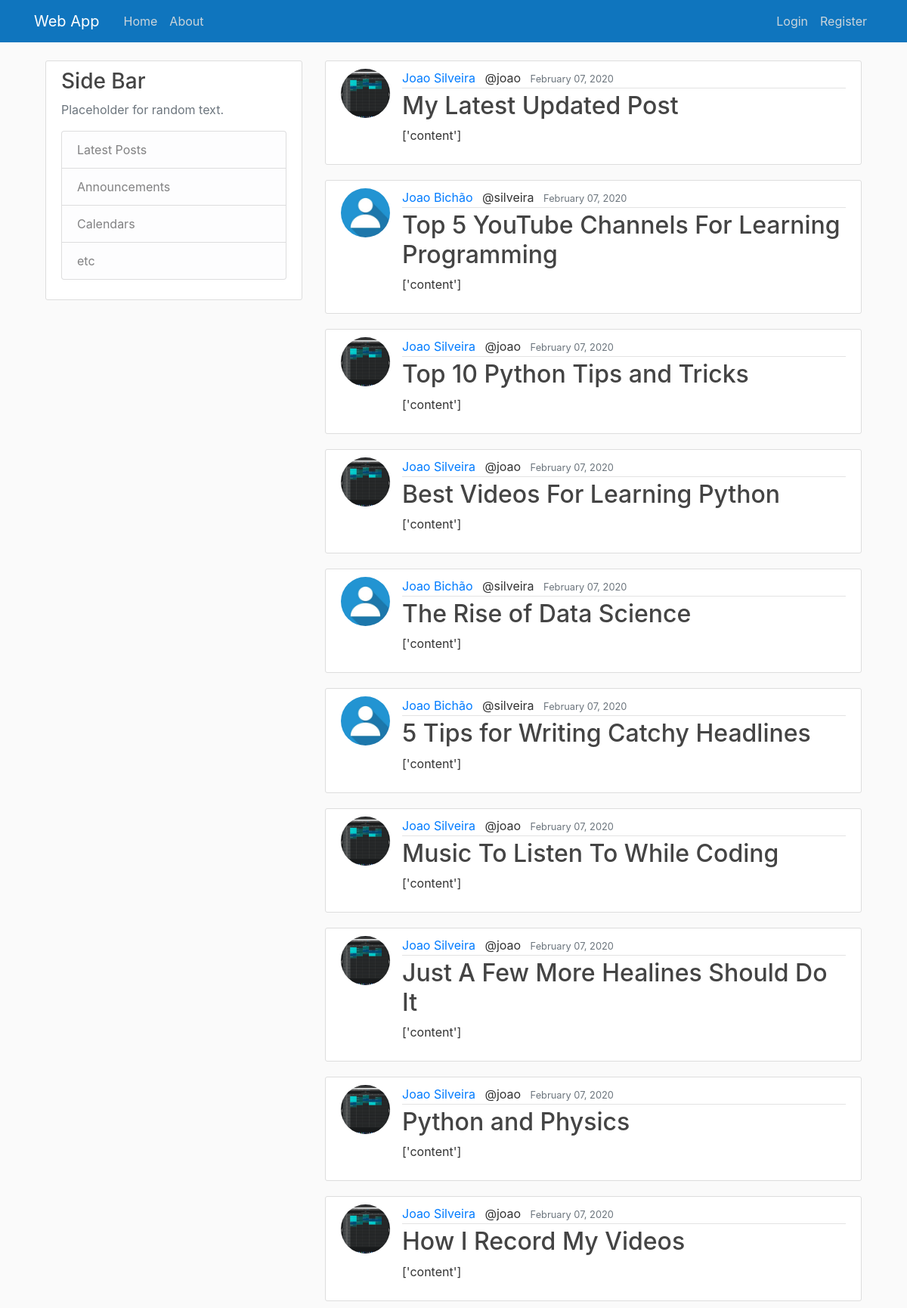
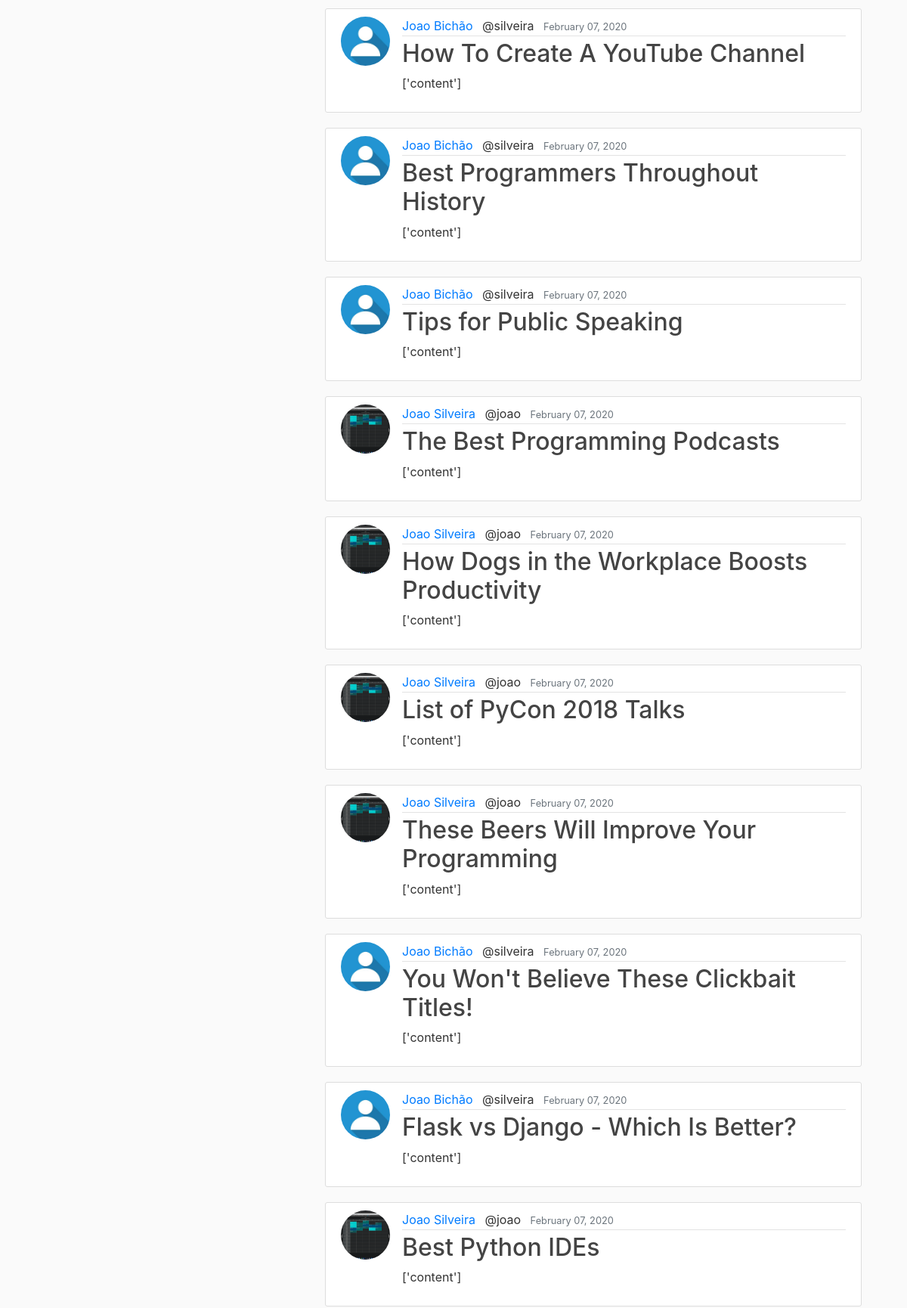
Screenshot of /blog/ (upper part) with the database file from the repository (2 pictures, top to bottom).
### blog/models.py (models this page shows, shortened)
class Post(models.Model):
    title = models.CharField(max_length=100)
    content = models.TextField()
    date_posted = models.DateTimeField(default=timezone.now)
    author = models.ForeignKey(User, on_delete=models.CASCADE)

### users/models.py (models this page shows, shortened)
class Profile(models.Model):
    user = models.OneToOneField(User, on_delete=models.CASCADE)
    image = models.ImageField(default='default.jpg', upload_to='profile_pics')
    biography = models.CharField(max_length=250, default='', blank=True, null=True)
    display_name = models.CharField(max_length=20, default="display_name")

### blog/views.py (the view)
# urls.py: path('', PostListView.as_view(), name='blog-home'),
class PostListView(ListView):
    model = Post
    template_name = 'blog/home.html'
    context_object_name = 'posts'
    ordering = ['-date_posted']

### blog/templates/blog/home.html
{% extends 'blog/base.html' %}
{% block content %}
    {% for post in posts %}
    <article class="media content-section">
        <a href="#">
            <img src="{{ post.author.profile.image.url }}" class="rounded-circle article-img">
        </a>
        <div class="media-body">
        <div class="article-metadata">
            <a class="mr-2" href="#">{{ post.author.profile.display_name }}</a>
            <a class="mr-2" >@{{ post.author.username }}</a>
            <small class="text-muted">{{ post.date_posted|date:"F d, Y"}}</small>
        </div>
        <h2><a class="article-title" href="{% url 'post-detail' post.id %}">{{ post.title }}</a></h2>
        <p class="article-content">{{ post.content }}</p>
        </div>
    </article>
    {% endfor %}
{% endblock %}

### blog/templates/blog/base.html (shortened to what this page needs)
{% load static %}
<!doctype html>
<html lang="en">
  <head>
    <link rel="stylesheet" href="https://stackpath.bootstrapcdn.com/bootstrap/4.4.1/css/bootstrap.min.css">
    <link rel="stylesheet" type="text/css" href="{% static 'blog/main.css' %}">
  </head>
  {% include 'blog/navbar.html' %}
  <body>
    <div class="container">
        <main role="main" class="container">
          <div class="row">
            <div class="col-md-4">
              <div class="content-section">
                <h3>Side Bar</h3>
                <p class='text-muted'>Placeholder for random text.
                  <ul class="list-group">
                    <li class="list-group-item list-group-item-light">Latest Posts</li>
                    <li class="list-group-item list-group-item-light">Announcements</li>
                    <li class="list-group-item list-group-item-light">Calendars</li>
                    <li class="list-group-item list-group-item-light">etc</li>
                  </ul>
                </p>
              </div>
            </div>
            <div class="col-md-8">
              {% block content %}{% endblock %}
            </div>
          </div>
        </main>
    </div>
  </body>
</html>

### blog/templates/blog/navbar.html (shortened to what this page needs)
<header class="site-header">
  <nav class="navbar navbar-expand-md navbar-dark bg-steel fixed-top">
    <div class="container">
      <a class="navbar-brand mr-4" href="{% url 'blog-home' %}">Web App</a>
      <div class="collapse navbar-collapse" id="navbarToggle">
        <div class="navbar-nav mr-auto">
          <a class="nav-item nav-link" href="{% url 'blog-home' %}">Home</a>
          <a class="nav-item nav-link" href="{% url 'blog-about' %}">About</a>
        </div>
        <div class="navbar-nav">
        {% if user.is_authenticated %}
          <a class="nav-item nav-link" href="{% url 'post-create' %}">New Post</a>
          <a class="nav-item nav-link" href="{% url 'settings-profile' %}">Profile</a>
          <a class="nav-item nav-link" href="{% url 'logout' %}">Logout</a>
        {% else %}
          <a class="nav-item nav-link" href="{% url 'login' %}">Login</a>
          <a class="nav-item nav-link" href="{% url 'register' %}">Register</a>
        {% endif %}
        </div>
      </div>
    </div>
  </nav>
</header>

### blog/static/blog/main.css (style rules this page uses)
body { background: #fafafa; color: #333333; margin-top: 5rem; }
h1, h2, h3, h4, h5, h6 { color: #444444; }
ul { margin: 0; }
.bg-steel { background-color: #0f75be; }
.site-header .navbar-nav .nav-link { color: #cbd5db; }
.content-section { background: #ffffff; padding: 10px 20px; border: 1px solid #dddddd; border-radius: 3px; margin-bottom: 20px; }
.article-title { color: #444444; }
.article-content { white-space: pre-line; }
.article-img { height: 65px; width: 65px; margin-right: 16px; }
.article-metadata { padding-bottom: 1px; margin-bottom: 4px; border-bottom: 1px solid #e3e3e3 }

### rows the page displays
Post: author.profile.image (picture), author.profile.display_name "Joao Silveira", author.username "joao", date_posted "February 07, 2020", title "My Latest Updated Post", content "['content']"
Post: author.profile.image (placeholder picture), author.profile.display_name "Joao Bichão", author.username "silveira", date_posted "February 07, 2020", title "Top 5 YouTube Channels For Learning Programming", content "['content']"
Post: author.profile.image (picture), author.profile.display_name "Joao Silveira", author.username "joao", date_posted "February 07, 2020", title "Top 10 Python Tips and Tricks", content "['content']"
Post: author.profile.image (picture), author.profile.display_name "Joao Silveira", author.username "joao", date_posted "February 07, 2020", title "Best Videos For Learning Python", content "['content']"
Post: author.profile.image (placeholder picture), author.profile.display_name "Joao Bichão", author.username "silveira", date_posted "February 07, 2020", title "The Rise of Data Science", content "['content']"
Post: author.profile.image (placeholder picture), author.profile.display_name "Joao Bichão", author.username "silveira", date_posted "February 07, 2020", title "5 Tips for Writing Catchy Headlines", content "['content']"
Post: author.profile.image (picture), author.profile.display_name "Joao Silveira", author.username "joao", date_posted "February 07, 2020", title "Music To Listen To While Coding", content "['content']"
Post: author.profile.image (picture), author.profile.display_name "Joao Silveira", author.username "joao", date_posted "February 07, 2020", title "Just A Few More Healines Should Do It", content "['content']"
Post: author.profile.image (picture), author.profile.display_name "Joao Silveira", author.username "joao", date_posted "February 07, 2020", title "Python and Physics", content "['content']"
Post: author.profile.image (picture), author.profile.display_name "Joao Silveira", author.username "joao", date_posted "February 07, 2020", title "How I Record My Videos", content "['content']"
Post: author.profile.image (placeholder picture), author.profile.display_name "Joao Bichão", author.username "silveira", date_posted "February 07, 2020", title "How To Create A YouTube Channel", content "['content']"
Post: author.profile.image (placeholder picture), author.profile.display_name "Joao Bichão", author.username "silveira", date_posted "February 07, 2020", title "Best Programmers Throughout History", content "['content']"
Post: author.profile.image (placeholder picture), author.profile.display_name "Joao Bichão", author.username "silveira", date_posted "February 07, 2020", title "Tips for Public Speaking", content "['content']"
Post: author.profile.image (picture), author.profile.display_name "Joao Silveira", author.username "joao", date_posted "February 07, 2020", title "The Best Programming Podcasts", content "['content']"
Post: author.profile.image (picture), author.profile.display_name "Joao Silveira", author.username "joao", date_posted "February 07, 2020", title "How Dogs in the Workplace Boosts Productivity", content "['content']"
Post: author.profile.image (picture), author.profile.display_name "Joao Silveira", author.username "joao", date_posted "February 07, 2020", title "List of PyCon 2018 Talks", content "['content']"
Post: author.profile.image (picture), author.profile.display_name "Joao Silveira", author.username "joao", date_posted "February 07, 2020", title "These Beers Will Improve Your Programming", content "['content']"
Post: author.profile.image (placeholder picture), author.profile.display_name "Joao Bichão", author.username "silveira", date_posted "February 07, 2020", title "You Won't Believe These Clickbait Titles!", content "['content']"
Post: author.profile.image (placeholder picture), author.profile.display_name "Joao Bichão", author.username "silveira", date_posted "February 07, 2020", title "Flask vs Django - Which Is Better?", content "['content']"
Post: author.profile.image (picture), author.profile.display_name "Joao Silveira", author.username "joao", date_posted "February 07, 2020", title "Best Python IDEs", content "['content']"
